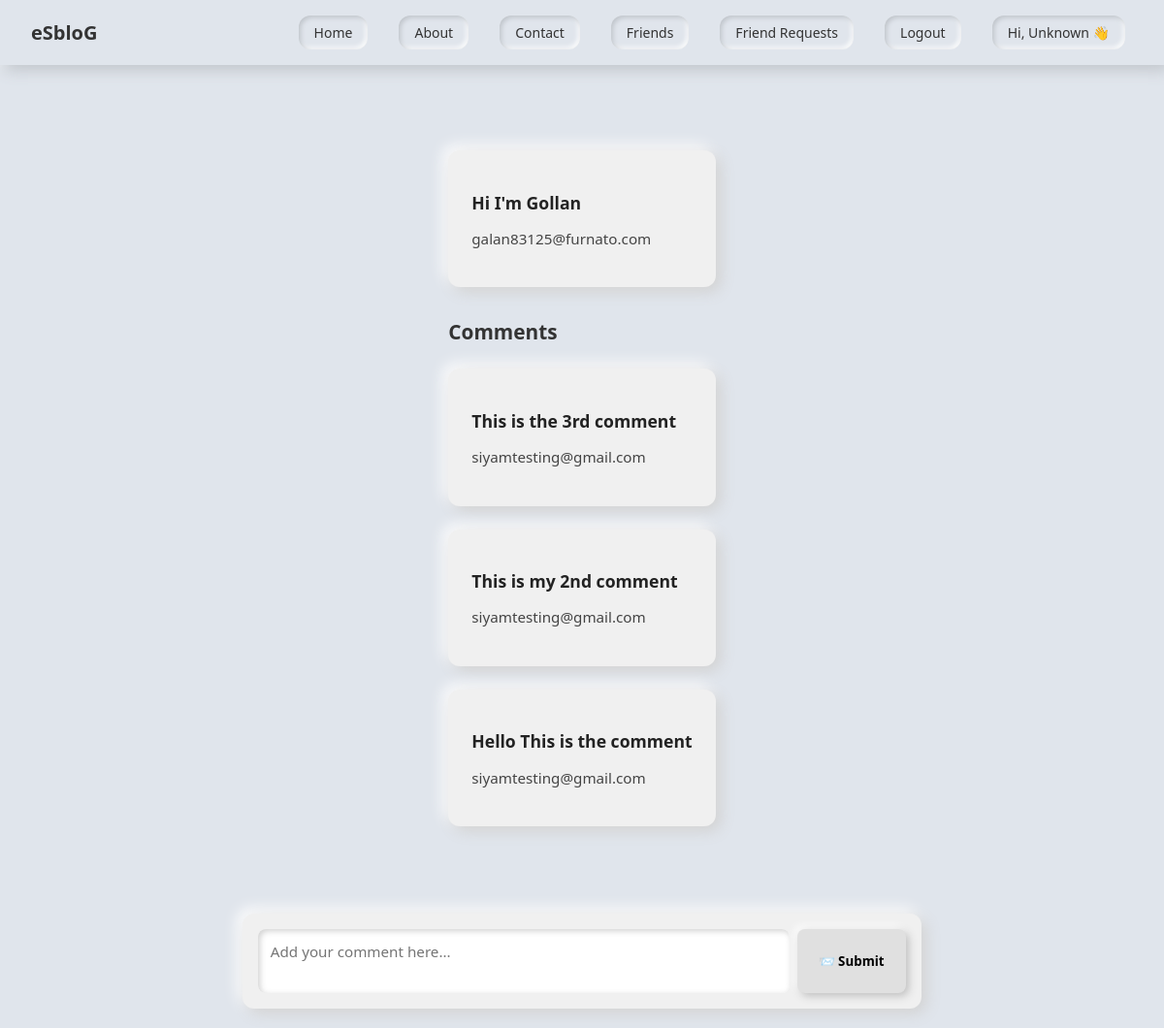
The page /dashboard/add_comment/10/ (signed in) on the database its author committed.
### dashboard/models.py (models this page shows, shortened)
class User_posts(models.Model):
    id = models.AutoField(primary_key=True)
    u_name = models.ForeignKey(Login_info_new_p,on_delete=models.CASCADE)
    post = models.CharField(max_length=100)
    create_at = models.DateTimeField(auto_now_add=True)

class Login_info_new_p(models.Model):
    fname = models.CharField(max_length=100,default="Mr.")
    lname = models.CharField(max_length=100,default="Unknown")
    email = models.EmailField(max_length=50)
    password = models.CharField(max_length=50)
    def __str__(self):
        return self.email

class User_comment(models.Model):
    id = models.AutoField(primary_key=True)
    post = models.ForeignKey(User_posts, on_delete=models.CASCADE, related_name="comments")
    user = models.ForeignKey(Login_info_new_p, on_delete=models.CASCADE, related_name="comments")
    comment = models.CharField(max_length=200)
    created_at = models.DateTimeField(auto_now_add=True)

### dashboard/views.py (the view, shortened to what this page needs)
# urls.py: path('add_comment/<int:post_id>/', views.add_comment, name="add_comment"),
def add_comment(request, post_id):
    post = User_posts.objects.get(id=post_id)
    comments = post.comments.all().order_by("-created_at")
    return render(request, "dashboard/comment.html", {"post": post, "comments": comments})

### dashboard/templates/dashboard/comment.html (shortened to what this page needs)
{% include 'dashboard/header.html' %}
<div class="comment-container">
    <div class="post-card">
        <h3 class="content">{{ post.post }}</h3>
        <p class="username">{{ post.u_name }}</p>
    </div>
    <h4 class="comment-section-title">Comments</h4>
    {% for comment in comments %}
    <div class="post-card">
        <h3 class="content">{{ comment.comment }}</h3>
        <p class="username">{{ comment.user }}</p>
    </div>
    {% empty %}
    <p class="content">No comments yet. Be the first to comment!</p>
    {% endfor %}
</div>
<div class="form">
    <form method="POST" action="{% url 'add_comment' post.id %}" style="display: flex; width: 100%; gap: 0.5rem;">
        <textarea name="comment" rows="2" placeholder="Add your comment here..." required></textarea>
        <button type="submit">📨 Submit</button>
    </form>
</div>
{% include 'dashboard/footer.html' %}

### dashboard/templates/dashboard/header.html (style rules this page uses)
* { box-sizing: border-box; font-family: 'Segoe UI', sans-serif; }
body { background: #e0e5ec; display: flex; flex-direction: column; align-items: center; min-height: 100vh; margin: 0; }

### dashboard/templates/dashboard/comment.html (style rules this page uses)
.post-card { background: #f0f0f0; padding: 1.5rem; border-radius: 12px; box-shadow: 5px 5px 15px #d1d1d1, -5px -5px 15px #ffffff; max-width: 700px; margin: 1.5rem auto; }
.content { font-size: 1.1rem; font-weight: 700; margin-bottom: 0.3rem; color: #222; }
.username { font-size: 0.95rem; color: #444; line-height: 1.4; }
.comment-container { max-width: 750px; margin: 2rem auto; padding: 0 1rem; padding-bottom: 120px; }
.comment-section-title { font-size: 1.3rem; font-weight: 600; margin: 2rem 0 1rem 0; text-align: left; color: #333; }
.form { position: fixed; bottom: 20px; left: 50%; transform: translateX(-50%); background: #f0f0f0; padding: 1rem; border-radius: 12px; box-shadow: 5px 5px 15px #d1d1d1, -5px -5px 15px #ffffff; max-width: 700px; width: 90%; z-index: 9999; display: flex; gap: 0.5rem; align-items: center; }
.form textarea { flex: 1; padding: 0.8rem; border-radius: 8px; border: none; resize: none; box-shadow: inset 2px 2px 6px #d1d1d1, inset -2px -2px 6px #ffffff; font-size: 0.95rem; outline: none; }
.form button { background: #e0e0e0; border: none; padding: 0.6rem 1.4rem; border-radius: 8px; font-weight: 600; cursor: pointer; box-shadow: 3px 3px 8px #bfbfbf, -3px -3px 8px #ffffff; transition: all 0.2s ease-in-out; }

### rows shown on the page
User_posts: post "Hi I'm Gollan", u_name "galan83125@furnato.com"
User_comment: comment "This is the 3rd comment", user "siyamtesting@gmail.com"
User_comment: comment "This is my 2nd comment", user "siyamtesting@gmail.com"
User_comment: comment "Hello This is the comment", user "siyamtesting@gmail.com"

### other values the page prints
{{ request.session.name }} "Unknown"
